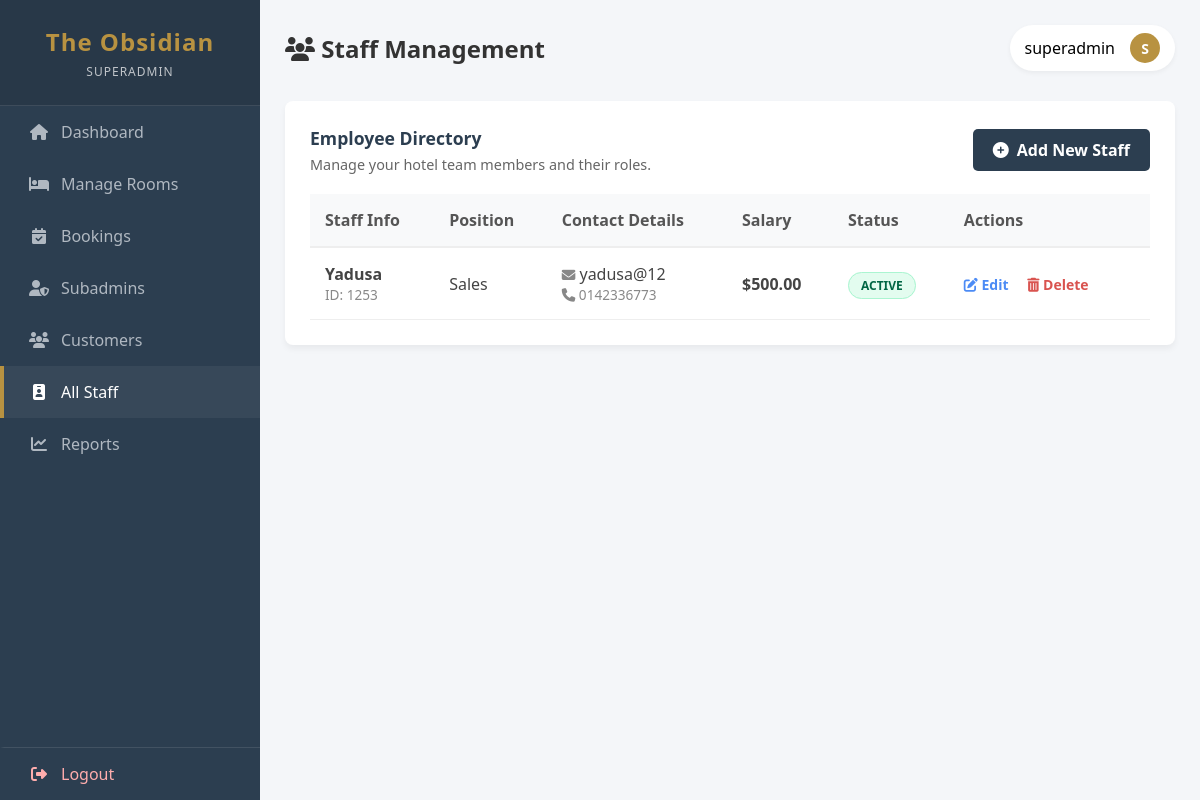
/manage_staff.php (signed in), run on the app's committed database.
### tables this page shows
CREATE TABLE `staffs` (
  `staff_id` varchar(20) NOT NULL,
  `staff_name` varchar(100) NOT NULL,
  `staff_dob` date NOT NULL,
  `staff_salary` decimal(10,2) NOT NULL,
  `staff_join_date` date NOT NULL,
  `staff_position` varchar(100) NOT NULL,
  `staff_role` varchar(50) NOT NULL DEFAULT 'Staff',
  `staff_email` varchar(100) DEFAULT NULL,
  `staff_phone` varchar(20) DEFAULT NULL,
  `staff_status` enum('Active','Inactive') DEFAULT 'Active'
);

### manage_staff.php (the view, shortened to what this page needs)
<?php
require_once "db.php";
$adminName = $_SESSION["admin_name"] ?? "Admin";
$adminRole = $_SESSION["admin_role"];
$sql = "SELECT * FROM staffs ORDER BY staff_id ASC";
$result = $conn->query($sql);
?>
<!DOCTYPE html>
<html lang="en">
<head>
    <link rel="stylesheet" href="https://cdnjs.cloudflare.com/ajax/libs/font-awesome/6.4.0/css/all.min.css">
</head>
<body>
<div class="sidebar">
    <div class="brand">
        <h2>The Obsidian</h2>
        <p class="role"><?php echo ucfirst($adminRole); ?></p>
    </div>
    <a href="dashboard.php"><i class="fas fa-home"></i> Dashboard</a>
    <a href="manage_rooms.php"><i class="fas fa-bed"></i> Manage Rooms</a>
    <?php if ($adminRole === "superadmin") { ?>
        <a href="bookings.php"><i class="fas fa-calendar-check"></i> Bookings</a>
        <a href="manage_subadmins.php"><i class="fas fa-user-shield"></i> Subadmins</a>
        <a href="customers.php"><i class="fas fa-users"></i> Customers</a>
        <a href="manage_staff.php" class="active"><i class="fas fa-id-badge"></i> All Staff</a>
        <a href="reports.php"><i class="fas fa-chart-line"></i> Reports</a>
    <?php } ?>
    <a href="logout.php" class="logout"><i class="fas fa-sign-out-alt"></i> Logout</a>
</div>
<div class="main-content">
    <div class="topbar">
        <h3><i class="fas fa-users"></i> Staff Management</h3>
        <div class="user-profile">
            <span><?php echo htmlspecialchars($adminName); ?></span>
            <div style="width:30px;height:30px;border-radius:50%;background:var(--accent);color:white;display:flex;align-items:center;justify-content:center;font-weight:bold;font-size:14px;">
                <?php echo strtoupper(substr($adminName, 0, 1)); ?>
            </div>
        </div>
    </div>
    <div class="table-box">
        <div style="display: flex; justify-content: space-between; align-items: center; margin-bottom: 20px;">
            <div>
                <h4 style="margin: 0; font-size: 1.1rem; color: #2c3e50;">Employee Directory</h4>
                <p style="margin: 5px 0 0; color: #666; font-size: 0.9rem;">Manage your hotel team members and their roles.</p>
            </div>
            <a href="add_staff.php" class="btn-add">
                <i class="fas fa-plus-circle"></i> Add New Staff
            </a>
        </div>
        <table class="staff-table">
            <thead>
                <tr>
                    <th>Staff Info</th>
                    <th>Position</th>
                    <th>Contact Details</th>
                    <th>Salary</th>
                    <th>Status</th>
                    <th>Actions</th>
                </tr>
            </thead>
            <tbody>
                <?php if ($result && $result->num_rows > 0): ?>
                    <?php while ($row = $result->fetch_assoc()):
                        $statusClass = (strtolower($row["staff_status"]) === 'active') ? 'status-active' : 'status-inactive';
                    ?>
                    <tr>
                        <td>
                            <div class="font-bold"><?php echo htmlspecialchars($row["staff_name"]); ?></div>
                            <div class="text-muted">ID: <?php echo htmlspecialchars($row["staff_id"]); ?></div>
                        </td>
                        <td><?php echo htmlspecialchars($row["staff_position"]); ?></td>
                        <td>
                            <div><i class="fas fa-envelope text-muted"></i> <?php echo htmlspecialchars($row["staff_email"]); ?></div>
                            <div class="text-muted"><i class="fas fa-phone"></i> <?php echo htmlspecialchars($row["staff_phone"]); ?></div>
                        </td>
                        <td class="font-bold">$<?php echo number_format($row["staff_salary"], 2); ?></td>
                        <td>
                            <span class="status-badge <?php echo $statusClass; ?>">
                                <?php echo ucfirst($row["staff_status"]); ?>
                            </span>
                        </td>
                        <td>
                            <a href="edit_staff.php?id=<?php echo $row['staff_id']; ?>" class="action-link edit-link">
                                <i class="fas fa-edit"></i> Edit
                            </a>
                            <a href="delete_staff.php?id=<?php echo $row['staff_id']; ?>"
                               class="action-link delete-link"
                               onclick="return confirm('WARNING: Are you sure you want to delete this staff member?');">
                                <i class="fas fa-trash-alt"></i> Delete
                            </a>
                        </td>
                    </tr>
                    <?php endwhile; ?>
                <?php endif; ?>
            </tbody>
        </table>
    </div>
</div>
</body>
</html>

### manage_staff.php (style rules this page uses)
:root { --primary: #2c3e50; --accent: #b89241; --bg-light: #f4f6f9; --text-dark: #333; --white: #ffffff; --success: #28a745; --warning: #ffc107; --danger: #dc3545; }
body { margin: 0; font-family: 'Segoe UI', Tahoma, Geneva, Verdana, sans-serif; background-color: var(--bg-light); display: flex; }
.sidebar { width: 260px; background: var(--primary); color: white; min-height: 100vh; display: flex; flex-direction: column; position: fixed; }
.brand { padding: 25px; background: rgba(0,0,0,0.1); text-align: center; border-bottom: 1px solid rgba(255,255,255,0.1); }
.brand h2 { margin: 0; font-size: 24px; color: var(--accent); letter-spacing: 1px; }
.brand .role { margin: 5px 0 0; font-size: 12px; opacity: 0.7; text-transform: uppercase; letter-spacing: 1px; }
.sidebar a { padding: 15px 25px; text-decoration: none; color: #b0b8c1; display: flex; align-items: center; transition: 0.3s; border-left: 4px solid transparent; }
.sidebar a i { margin-right: 12px; width: 20px; text-align: center; }
.sidebar a:hover, .sidebar a.active { background: rgba(255,255,255,0.05); color: white; border-left-color: var(--accent); }
.sidebar .logout { margin-top: auto; border-top: 1px solid rgba(255,255,255,0.1); color: #ffadad; }
.main-content { margin-left: 260px; flex: 1; padding: 25px; }
.topbar { display: flex; justify-content: space-between; align-items: center; margin-bottom: 30px; }
.topbar h3 { margin: 0; font-size: 24px; color: var(--text-dark); }
.user-profile { display: flex; align-items: center; gap: 15px; background: white; padding: 8px 15px; border-radius: 30px; box-shadow: 0 2px 5px rgba(0,0,0,0.05); }
.table-box { background: white; padding: 25px; border-radius: 8px; box-shadow: 0 4px 6px rgba(0,0,0,0.05); }
.staff-table { width: 100%; border-collapse: collapse; margin-top: 20px; }
.staff-table th { background-color: #f8f9fa; color: #555; font-weight: 600; padding: 15px; text-align: left; border-bottom: 2px solid #eee; }
.staff-table td { padding: 15px; border-bottom: 1px solid #eee; vertical-align: middle; color: #444; }
.btn-add { background: var(--primary); color: white; padding: 10px 20px; border-radius: 5px; text-decoration: none; font-weight: 600; display: inline-flex; align-items: center; gap: 8px; transition: 0.3s; }
.status-badge { padding: 4px 12px; border-radius: 20px; font-size: 0.75rem; font-weight: 600; text-transform: uppercase; }
.status-active { background: #e3fcef; color: #006644; border: 1px solid #abf5d1; }
.action-link { text-decoration: none; margin-right: 15px; font-size: 14px; font-weight: 600; transition: 0.2s; }
.edit-link { color: #4c8bf5; }
.delete-link { color: #d9534f; }
.text-muted { color: #888; font-size: 0.85em; }
.font-bold { font-weight: 600; }

### data on the page
staffs: staff_name "Yadusa", staff_id "1253", staff_position "Sales", staff_email "yadusa@12", staff_phone "0142336773", staff_salary "500.00", staff_status "ACTIVE"

### other printed values
$adminRole "SUPERADMIN"
$adminName "superadmin"
substr($adminName, 0, 1) "S"
